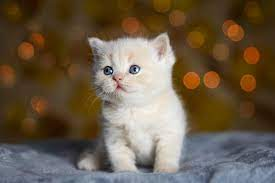
#> input picture Photos/cat.jpg, 275 x 183 px, given in place of the camera
$ python contours.py
#> lines starting #> are read from the running program, lines starting #| are printed output that depends on the picture; after the words box and inside, x2 and y2 are one past the last pixel; in counts of white or black regions, pixels touching at a corner belong together
import cv2 as cv
import numpy as np

vid = cv.VideoCapture(0)

while(True):
    ret, frame = vid.read()
#> frame is the input picture: shape (183, 275, 3); mean B, G, R 73.1, 92.5, 107.6

    gray = cv.cvtColor(frame, cv.COLOR_BGR2GRAY)
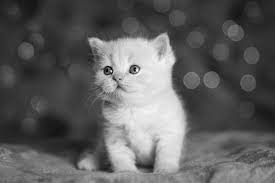
#> gray: shape (183, 275); min 1, max 250, mean 94.8
    cv.imshow('gray', gray)

    blank = np.zeros(frame.shape, dtype='uint8')
    cv.imshow('blank', blank)

    blur = cv.GaussianBlur(gray, (1,1), cv.BORDER_DEFAULT)

    canny = cv.Canny(blur, 125, 175)
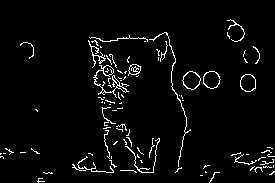
#> canny: shape (183, 275); 3.8% white in thin lines or dots, all inside (x1, y1, x2, y2) = (0, 19, 275, 183)
    cv.imshow('canny', canny)

    # ret, thresh = cv.threshold(gray, 125, 255, cv.THRESH_BINARY)
    # cv.imshow('thresh', thresh)

    contours, hierarchies = cv.findContours(canny, cv.RETR_LIST, cv.CHAIN_APPROX_SIMPLE)
#> contours = 106 contours, 91 with area under 20; largest, box (x1, y1, x2, y2) and area: (182, 71, 201, 90) 235, (203, 71, 221, 89) 226, (182, 71, 201, 90) 217, (240, 74, 256, 92) 214, (203, 71, 221, 89) 212
    # print(f'{len(contours)} contours found!')

    cv.drawContours(blank, contours, -1, (0, 0, 255), 1)
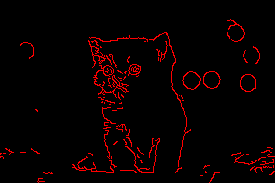
#> blank: shape (183, 275, 3); mean of channels 0, 1, 2 0, 0, 9.7; drawn as B, G, R
    cv.imshow('drawn', blank)

    if cv.waitKey(1) & 0xFF == ord('q'):
#> (key q is pressed here)
        break

vid.release()
cv.destroyAllWindows()

$ run again, on Photos/betterNote.png
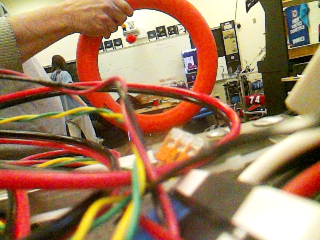
#> input picture Photos/betterNote.png, 320 x 240 px, given in place of the camera
#> frame is the input picture: shape (240, 320, 3); mean B, G, R 91.8, 122.6, 161.2
#> `canny = cv.Canny(blur, 125, 175)`:
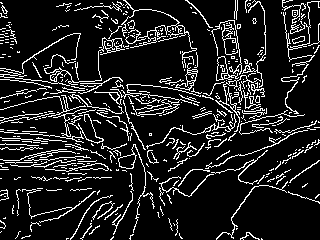
#> canny: shape (240, 320); 12.9% white in thin lines or dots
#> contours = 473 contours, 426 with area under 20; largest, box (x1, y1, x2, y2) and area: (44, 37, 125, 85) 291, (216, 56, 239, 81) 216, (118, 144, 155, 233) 209, (175, 63, 198, 91) 190, (118, 154, 136, 169) 176
#> `cv.drawContours(blank, contours, -1, (0, 0, 255), 1)`:
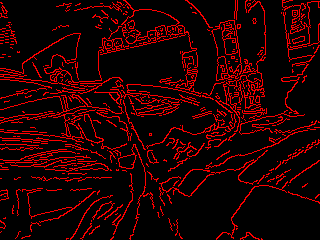
#> blank: shape (240, 320, 3); mean of channels 0, 1, 2 0, 0, 32.8; drawn as B, G, R

$ run again, on Photos/note.png
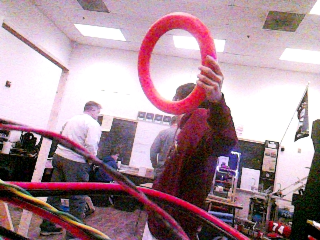
#> input picture Photos/note.png, 320 x 240 px, given in place of the camera
#> frame is the input picture: shape (240, 320, 3); mean B, G, R 150.6, 140.2, 168.7
#> `canny = cv.Canny(blur, 125, 175)`:
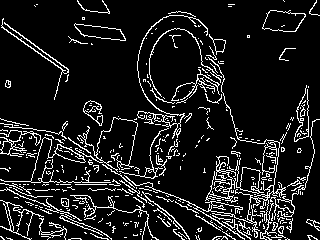
#> canny: shape (240, 320); 11.2% white in thin lines or dots
#> contours = 418 contours, 373 with area under 20; largest, box (x1, y1, x2, y2) and area: (262, 10, 306, 32) 658, (262, 10, 306, 32) 645, (205, 156, 238, 203) 491, (74, 23, 126, 41) 484, (74, 23, 126, 41) 469
#> `cv.drawContours(blank, contours, -1, (0, 0, 255), 1)`:
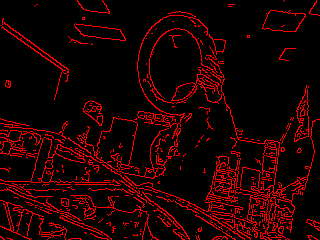
#> blank: shape (240, 320, 3); mean of channels 0, 1, 2 0, 0, 28.5; drawn as B, G, R
